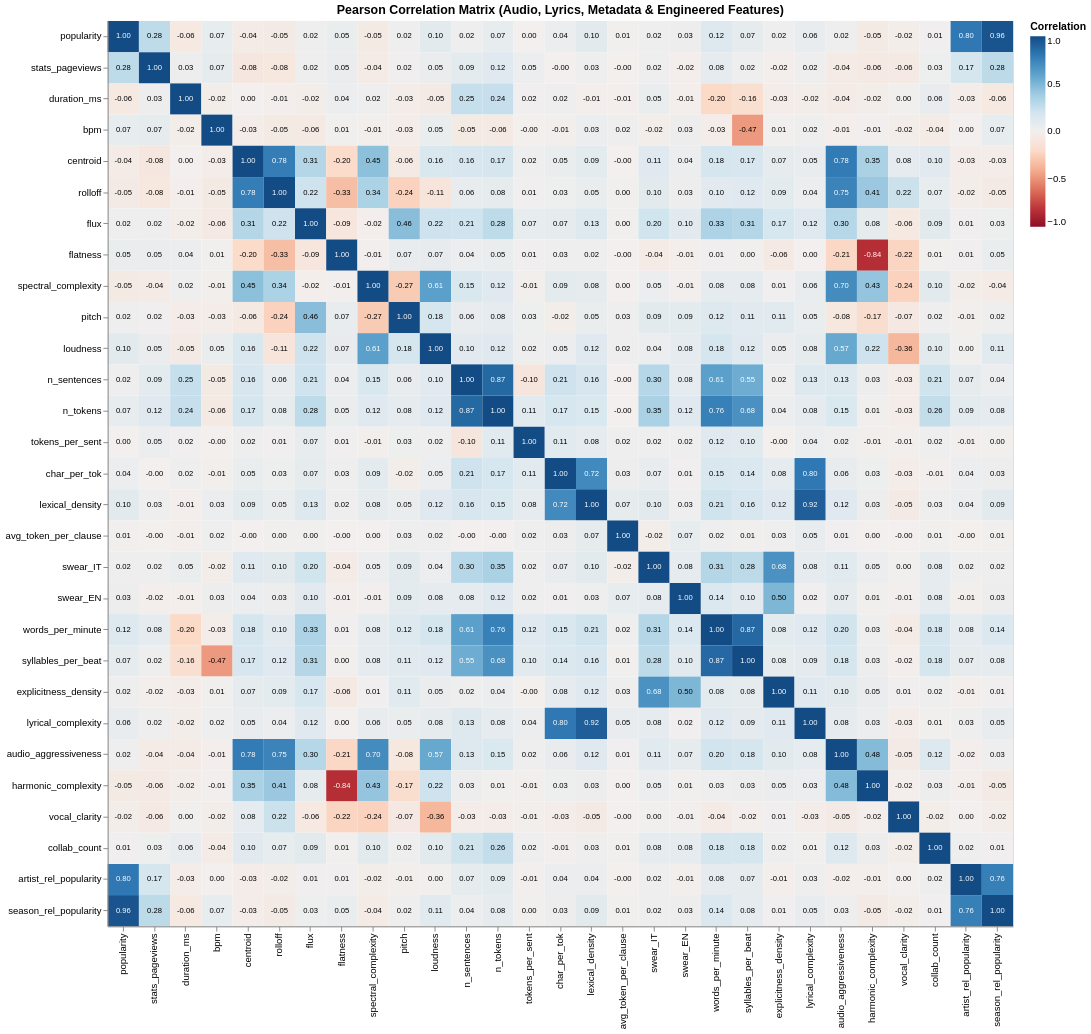

Notebook source saved alongside this figure:
### Markdown cell above
## Feature Correlation Analysis

We analyze the correlation between new features and old numerical columns to assess their potential correlation to old columns.

### Code cell
base_numerical_cols = [
    'popularity', 'stats_pageviews', 'duration_ms',
    'bpm', 'centroid', 'rolloff', 'flux', 'flatness', 'spectral_complexity', 'pitch', 'loudness',
    'n_sentences', 'n_tokens', 'tokens_per_sent', 'char_per_tok', 'lexical_density', 'avg_token_per_clause',
    'swear_IT', 'swear_EN'
]

new_features = [
    'words_per_minute', 'syllables_per_beat', 'explicitness_density', 
    'lyrical_complexity', 'audio_aggressiveness', 'harmonic_complexity',
    'vocal_clarity', 'collab_count', 'artist_rel_popularity', 'season_rel_popularity'
]

cols_to_use = base_numerical_cols + new_features

exclude_cols = ['zcr', 'rms']
cols_to_use = [col for col in cols_to_use if col not in exclude_cols and col in df.columns]

df_corr = df[cols_to_use].copy()
corr_matrix = df_corr.corr()

corr_long = corr_matrix.stack().reset_index()
corr_long.columns = ['Variable 1', 'Variable 2', 'Correlation']
corr_long['Correlation_Label'] = corr_long['Correlation'].apply(lambda x: f"{x:.2f}")

base = alt.Chart(corr_long).encode(
    x=alt.X('Variable 2', title=None, sort=cols_to_use),
    y=alt.Y('Variable 1', title=None, sort=cols_to_use)
)

heatmap = base.mark_rect().encode(
    color=alt.Color(
        'Correlation',
        scale=alt.Scale(scheme='redblue', domain=[-1, 1]),
        legend=alt.Legend(title="Correlation")
    ),
    tooltip=['Variable 1', 'Variable 2', alt.Tooltip('Correlation', format='.2f')]
)

text = base.mark_text(size=8).encode(
    text='Correlation_Label',
    color=alt.condition(
        alt.expr.abs(alt.datum.Correlation) > 0.5,
        alt.value('white'),
        alt.value('black')
    )
)

chart = (heatmap + text).properties(
    title='Pearson Correlation Matrix (Audio, Lyrics, Metadata & Engineered Features)',
    width=950,
    height=950
)

chart.interactive()

### Figure 1 — Vega-Lite specification as saved in the notebook (floating-point values rounded to 4 significant figures; data arrays with more than 128 entries replaced by an {"elided": "..."} marker saying what was removed)
{"config": {"view": {"continuousWidth": 300, "continuousHeight": 300}}, "layer": [{"mark": {"type": "rect"}, "encoding": {"color": {"field": "Correlation", "legend": {"title": "Correlation"}, "scale": {"domain": [-1, 1], "scheme": "redblue"}, "type": "quantitative"}, "tooltip": [{"field": "Variable 1", "type": "nominal"}, {"field": "Variable 2", "type": "nominal"}, {"field": "Correlation", "format": ".2f", "type": "quantitative"}], "x": {"field": "Variable 2", "sort": ["popularity", "stats_pageviews", "duration_ms", "bpm", "centroid", "rolloff", "flux", "flatness", "spectral_complexity", "pitch", "loudness", "n_sentences", "n_tokens", "tokens_per_sent", "char_per_tok", "lexical_density", "avg_token_per_clause", "swear_IT", "swear_EN", "words_per_minute", "syllables_per_beat", "explicitness_density", "lyrical_complexity", "audio_aggressiveness", "harmonic_complexity", "vocal_clarity", "collab_count", "artist_rel_popularity", "season_rel_popularity"], "title": null, "type": "nominal"}, "y": {"field": "Variable 1", "sort": ["popularity", "stats_pageviews", "duration_ms", "bpm", "centroid", "rolloff", "flux", "flatness", "spectral_complexity", "pitch", "loudness", "n_sentences", "n_tokens", "tokens_per_sent", "char_per_tok", "lexical_density", "avg_token_per_clause", "swear_IT", "swear_EN", "words_per_minute", "syllables_per_beat", "explicitness_density", "lyrical_complexity", "audio_aggressiveness", "harmonic_complexity", "vocal_clarity", "collab_count", "artist_rel_popularity", "season_rel_popularity"], "title": null, "type": "nominal"}}, "name": "view_1"}, {"mark": {"type": "text", "size": 8}, "encoding": {"color": {"condition": {"test": "(abs(datum.Correlation) > 0.5)", "value": "white"}, "value": "black"}, "text": {"field": "Correlation_Label", "type": "nominal"}, "x": {"field": "Variable 2", "sort": ["popularity", "stats_pageviews", "duration_ms", "bpm", "centroid", "rolloff", "flux", "flatness", "spectral_complexity", "pitch", "loudness", "n_sentences", "n_tokens", "tokens_per_sent", "char_per_tok", "lexical_density", "avg_token_per_clause", "swear_IT", "swear_EN", "words_per_minute", "syllables_per_beat", "explicitness_density", "lyrical_complexity", "audio_aggressiveness", "harmonic_complexity", "vocal_clarity", "collab_count", "artist_rel_popularity", "season_rel_popularity"], "title": null, "type": "nominal"}, "y": {"field": "Variable 1", "sort": ["popularity", "stats_pageviews", "duration_ms", "bpm", "centroid", "rolloff", "flux", "flatness", "spectral_complexity", "pitch", "loudness", "n_sentences", "n_tokens", "tokens_per_sent", "char_per_tok", "lexical_density", "avg_token_per_clause", "swear_IT", "swear_EN", "words_per_minute", "syllables_per_beat", "explicitness_density", "lyrical_complexity", "audio_aggressiveness", "harmonic_complexity", "vocal_clarity", "collab_count", "artist_rel_popularity", "season_rel_popularity"], "title": null, "type": "nominal"}}}], "data": {"name": "data-0c8b24ba8be62d55496a021b59db8608"}, "height": 950, "params": [{"name": "param_1", "select": {"type": "interval", "encodings": ["x", "y"]}, "bind": "scales", "views": ["view_1"]}], "title": "Pearson Correlation Matrix (Audio, Lyrics, Metadata & Engineered Features)", "width": 950, "$schema": "https://vega.github.io/schema/vega-lite/v5.20.1.json", "datasets": {"data-0c8b24ba8be62d55496a021b59db8608": {"elided": "841 records"}}}
